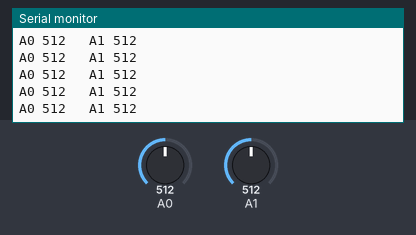
A sketch run on a simulated Arduino Uno, built with avr-gcc and run on an emulated ATmega328P. Parts: the last lines printed to the serial monitor. The test bench sets the inputs (shaded band); at power-on: A0 = 512, A1 = 512.

Above: at 1.2 s.
1.3 s: A0 set to 716
At 1.56 s:
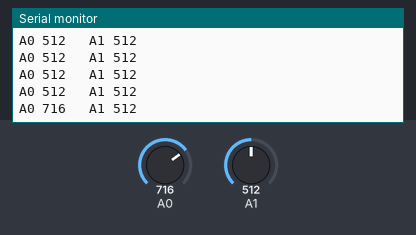
2.8 s: A1 set to 716
At 2.96 s:
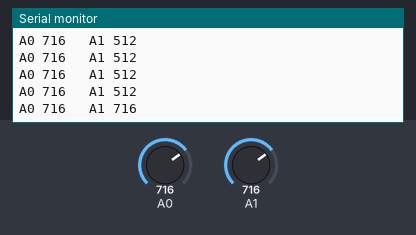
4.3 s: A0 set to 900
At 4.37 s:
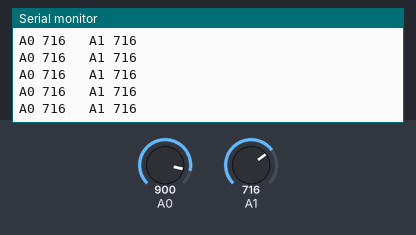
5.8 s: A1 set to 900
At 5.97 s:
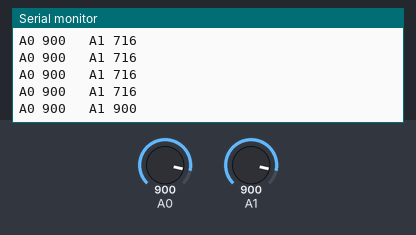
Timing chart, 0 to 8.3 s (numbered marks = the images above; inputs shaded):
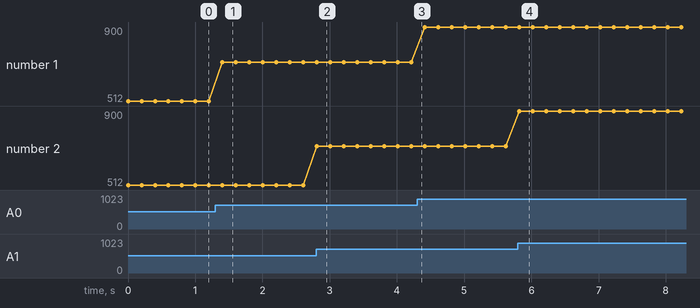

Measured:
- after the input at 1.3 s, the serial monitor: prints a new line after 0.10 s (image 1)
- after the input at 2.8 s, the serial monitor: prints a new line at once (image 2)
- after the input at 5.8 s, the serial monitor: prints a new line at once (image 4)
- plotted number 1: 512 → 716 after the input at 1.3 s, 716 → 900 after the input at 4.3 s

The sketch:

TwoPots.ino
```cpp
// (licence header left out)
// TwoPots: A0 and A1 read one after the other, printed side by side five
// times a second. There is one converter: between the two readings it is
// switched from one pin to the other.
void setup() {
  Serial.begin(9600);
}

void loop() {
  int a0 = analogRead(A0);
  int a1 = analogRead(A1);
  Serial.print("A0 ");
  Serial.print(a0);
  Serial.print("   A1 ");
  Serial.println(a1);
  delay(200);
}
```
